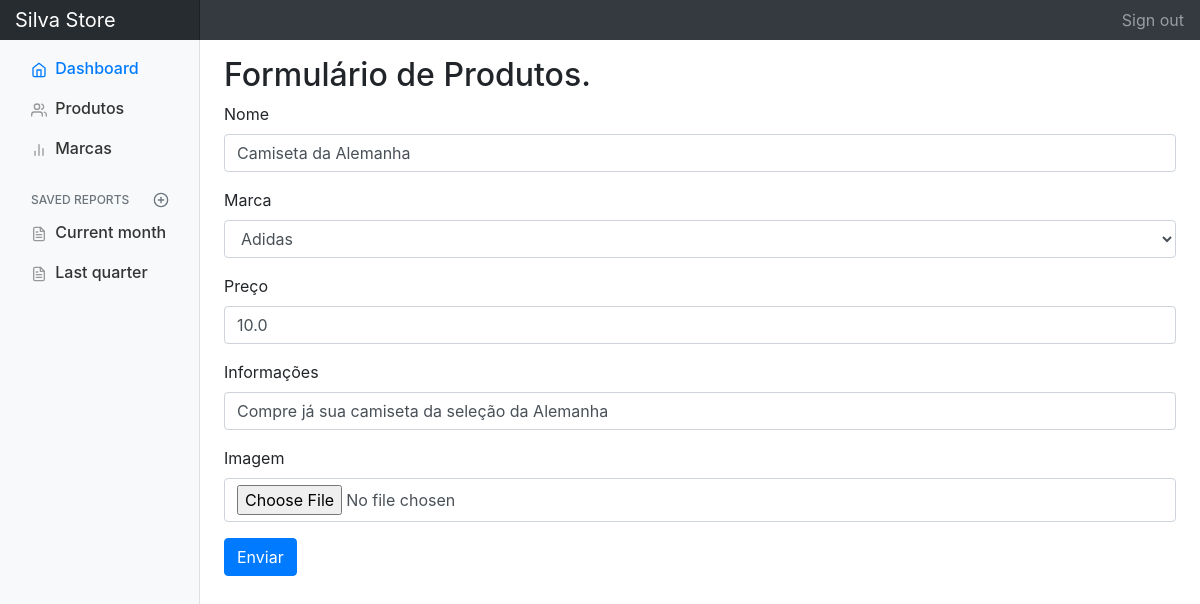
The app's page //produto_editar/4/ with its own data.
### gerenciador/models.py (models this page shows, shortened)
class Produtos(models.Model):
    nome = models.CharField(max_length=150)
    marca = models.ForeignKey(Marca, on_delete=models.CASCADE)
    informacoes = models.TextField(max_length=500)
    preco = models.FloatField()
    img = models.ImageField(upload_to='imagens',blank=True, null=True)

### gerenciador/views.py (the view)
# urls.py: path('/produto_editar/<int:id>/', produto_editar, name="produto_editar"),
def produto_editar(request,id):
    produto = get_object_or_404(Produtos,id=id)
    if request.method == 'POST':
        form = ProdutoForm(request.POST,request.FILES,instance=produto)
        if form.is_valid():
            form.save()
            return redirect('listar_produtos')
    else:
        form = ProdutoForm(instance=produto)
    return render(request,'forms/forms_produtos.html',{'form':form})

### gerenciador/forms.py
class ProdutoForm(ModelForm):
    class Meta:
        model = Produtos
        fields = '__all__'
        widgets = {
            'nome' : forms.TextInput(attrs={'class': 'form-control' }),
            'marca' : forms.Select(attrs={'class': 'form-control' }),
            'informacoes' : forms.TextInput(attrs={'class': 'form-control' }),
            'preco': forms.TextInput(attrs={'class': 'form-control' }),
            'img': forms.FileInput(attrs={'class': 'form-control' })
        }

### gerenciador/models.py (called while the page is built)
    def __str__(self):
        return self.nome

### gerenciador/templates/forms/forms_produtos.html (shortened to what this page needs)
{% extends 'base_dashboard.html' %}
{% block body %}
    <h2> Formulário de Produtos.</h2>
    <form method="post" enctype="multipart/form-data">
        <div class="mb-3">
            <label for="nome" class="form-label">Nome</label>
            {{ form.nome }}
        </div>
        <div class="mb-3">
            <label for="marca" class="form-label">Marca</label>
            {{ form.marca }}
        </div>
        <div class="mb-3">
            <label for="nome" class="form-label">Preço</label>
            {{ form.preco }}
        </div>
        <div class="mb-3">
            <label for="nome" class="form-label">Informações</label>
            {{ form.informacoes }}
        </div>
        <div class="mb-3">
            <label for="nome" class="form-label">Imagem</label>
            {{ form.img }}
        </div>
        <button type="submit" class="btn btn-primary">Enviar</button>
    </form>
{% endblock %}

### static/css/dashboard.css (style rules this page uses)
body { font-size: .875rem; }

### records on screen
Produtos: nome "Camiseta da Alemanha", marca "Adidas", preco "10.0", informacoes "Compre já sua camiseta da seleção da Alemanha"
